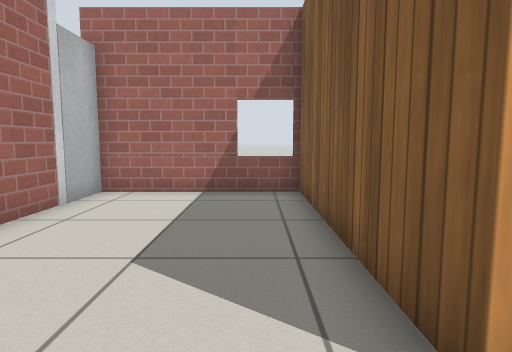
view 1 (above)

16 first-person views from a walk through a world built for the Gazebo simulator. The camera is 0.72 m above the floor, tilts 6° down and sees 75° across. The floor is counted in squares, 0.5 m on a side. Each view is taken from the middle of a square. On the plan, view 1 faces up. The plan holds only what a view shows up to about 15 squares ahead; the rest is blank. Simple patterns stand in for the simulator's built-in surfaces.

view 2
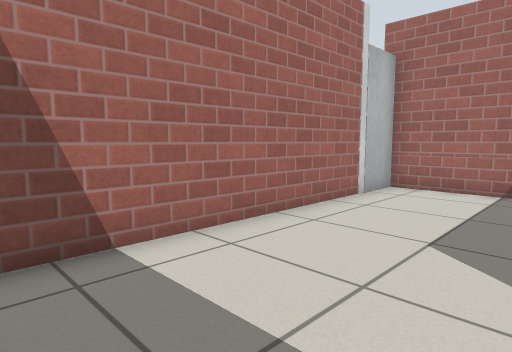

view 3
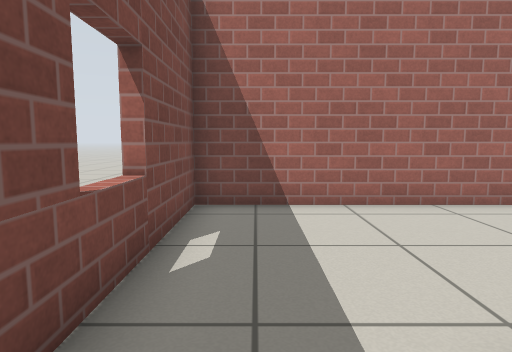

view 4
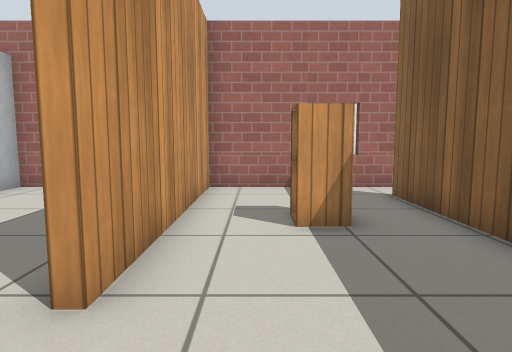

view 5
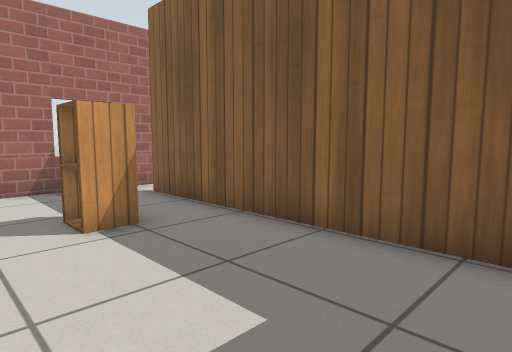

view 6
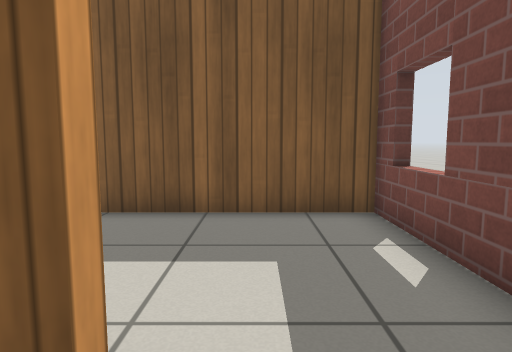

view 7
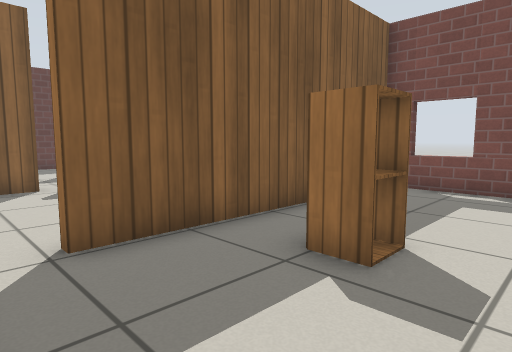

view 8
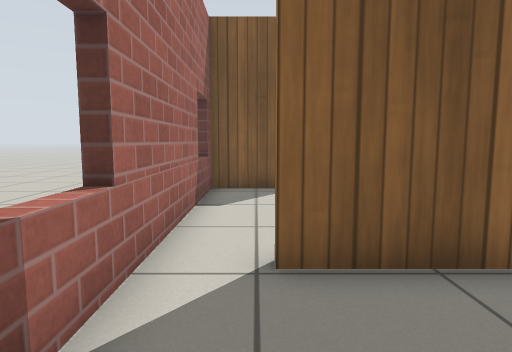

view 9
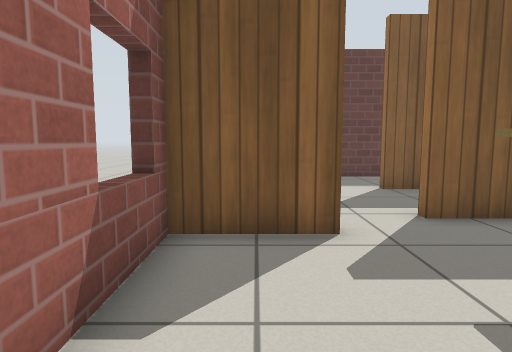

view 10
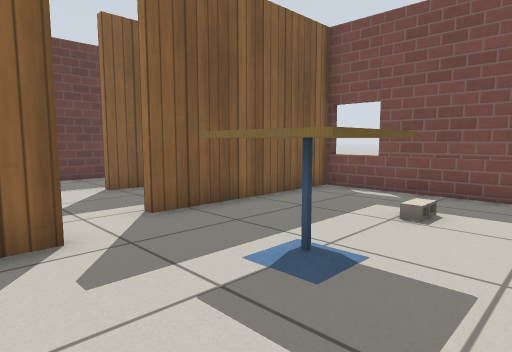

view 11
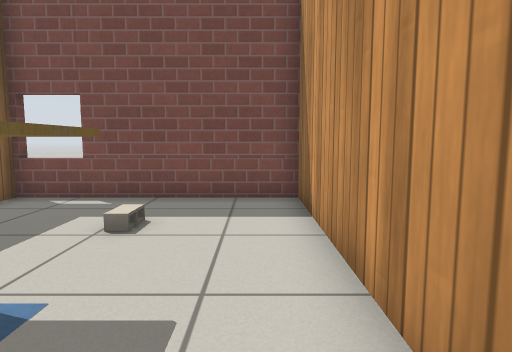

view 12
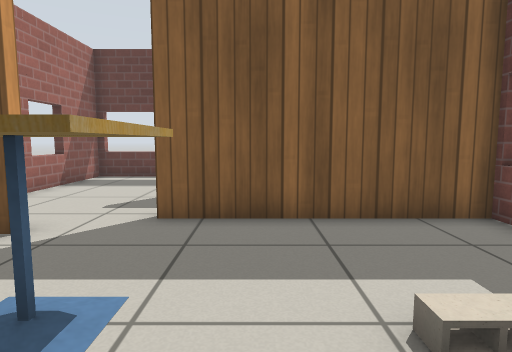

view 13
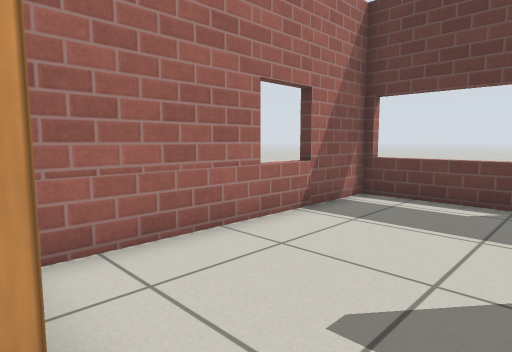

view 14
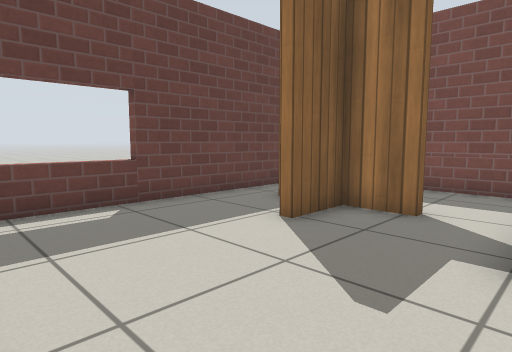

view 15
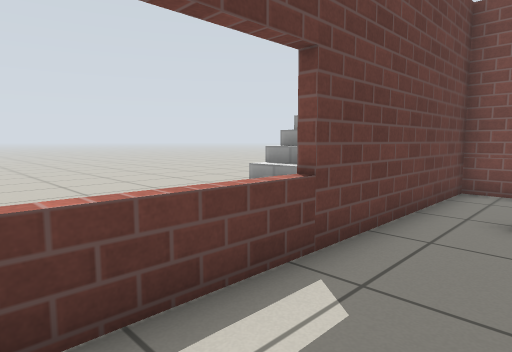

view 16
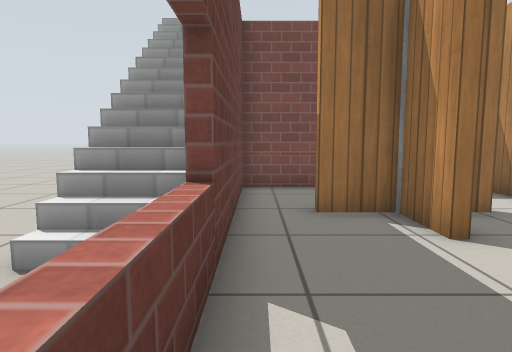

### Floor plan
Key: @ floor where view 1 was taken; # wall or solid block; . floor; = window, fence, low wall or low ledge; L door leaf; C cabinet; T cafe table; S stairs; B cinder block; O other object.
Columns run from 5 left of view 1 to 24 right of it. Each row starts with its distance up from view 1.
 10  ####=####=######=#####=####
  9 L.....#...........#........#
  8 L.....#...........#........=
  7 #.....#.....#.....#........=
  6 #.....#.....#..............=
  5 O.....#..C..#..TT..........#SS
  4 O.....#.....#..TT..#...#...SSS
  3 O.....#.....#......#...#...SSS
  2 O.....#.....#......#..###..SSS
  1 O...........#..B...#...  ..SSS
  0 #....@......#......#... ...SSS
 -1 #...........#......#... ...#
 -2 #####=####=#######=#########

Positions as (right, up) in squares from view 1, and headings:
1: (0, 0), facing up
2: (0, -1), facing up-left
3: (3, 0), facing left
4: (3, -1), facing up
5: (2, -1), facing up-right
6: (0, 1), facing right
7: (2, 9), facing down-right
8: (3, 8), facing right
9: (8, 8), facing right
10: (8, 8), facing down-right
11: (8, 7), facing down
12: (8, 3), facing right
13: (13, 5), facing up-right
14: (14, 9), facing down-right
15: (19, 9), facing down-right
16: (21, 9), facing down
